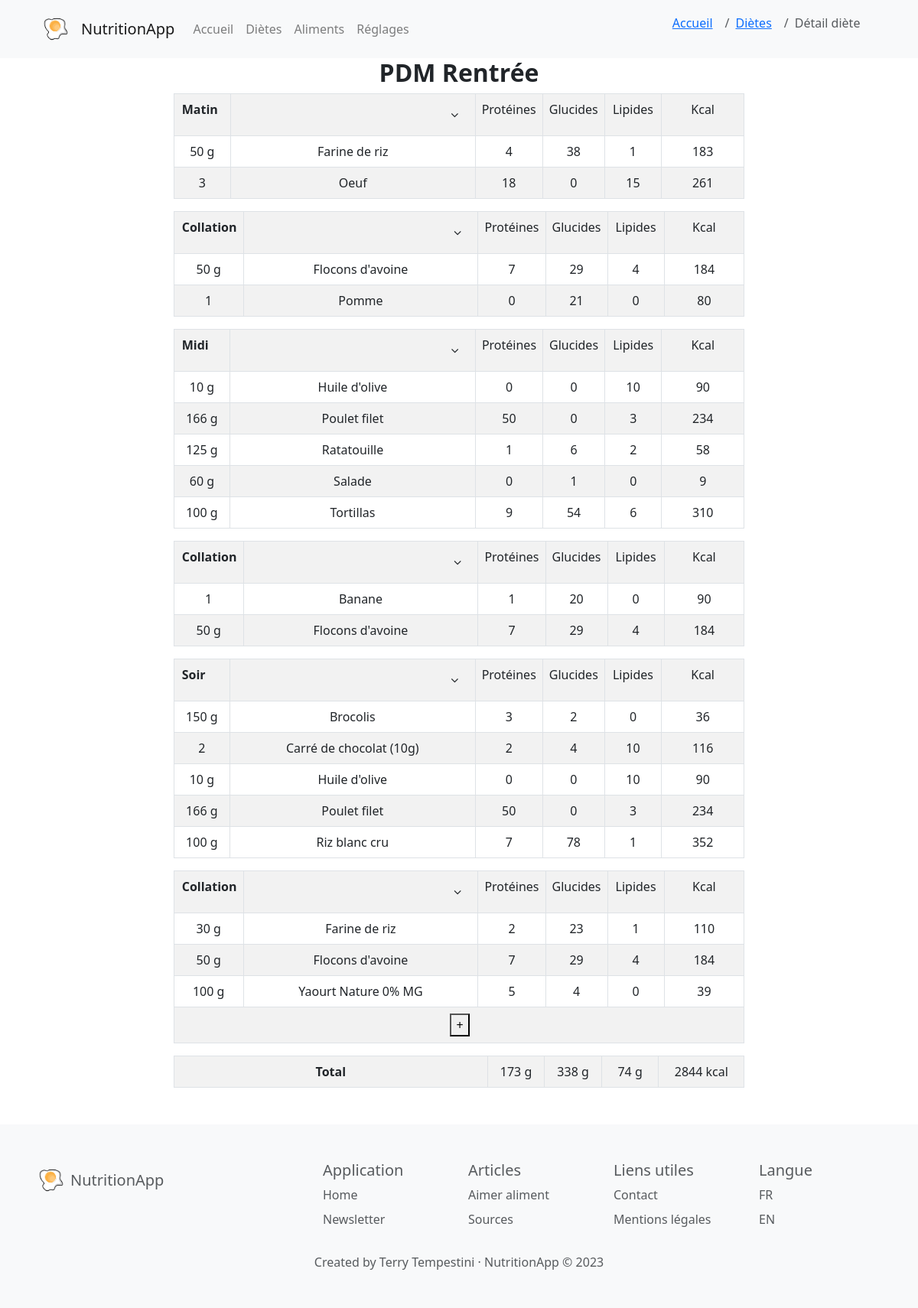
The page /voir_diete/3 on the database its author committed.
### models/Diete.py (models this page shows, shortened)
class Diete(db.Model):
    id = db.Column(db.Integer, primary_key=True)
    titre_diete = db.Column(db.String(255), nullable=True) # nom de la diete
    createur = db.Column(db.Integer, db.ForeignKey('utilisateur.id'), nullable=True)
    date = db.Column(db.Date, nullable=True)
    createur_obj = db.relationship('Utilisateur', backref=db.backref('dietes'), foreign_keys=[createur])
    def get_by_id(id):
        return Diete.query.get(id)
    def portions_associees(self):
        return Portion.query.join(Aliment).filter(Portion.diete == self.id).order_by(Portion.label_portion, Aliment.titre).all()
    def total_kcal(self):
        if(self.portions_associees()):
            return sum([portion.kcal_portion() for portion in self.portions_associees()])
        else:
            return 0
    def total_proteines(self):
        if(self.portions_associees()):
            return sum([portion.proteines_portion() for portion in self.portions_associees()])
        else:
            return 0
    def total_glucides(self):
        if(self.portions_associees()):
            return sum([portion.glucides_portion() for portion in self.portions_associees()])
        else:
            return 0
    def total_lipides(self):
        if(self.portions_associees()):
            return sum([portion.lipides_portion() for portion in self.portions_associees()])
        else:
            return 0
    def total_kcal_portion(self,int):
        if(self.portions_associees()):
            return sum([portion.kcal_portion() for portion in self.portions_associees() if portion.label_portion == int])
        else:
            return 0
    def total_proteines_portion(self,int):
        if(self.portions_associees()):
            return sum([portion.proteines_portion() for portion in self.portions_associees() if portion.label_portion == int])
        else:
            return 0
    def total_glucides_portion(self,int):
        if(self.portions_associees()):
            return sum([portion.glucides_portion() for portion in self.portions_associees() if portion.label_portion == int])
        else:
            return 0
    def total_lipides_portion(self,int):
        if(self.portions_associees()):
            return sum([portion.lipides_portion() for portion in self.portions_associees() if portion.label_portion == int])
        else:
            return 0

### models/Portion.py (models this page shows, shortened)
class Portion(db.Model):
    id = db.Column(db.Integer, primary_key=True)
    diete = db.Column(db.Integer, db.ForeignKey('diete.id'))
    aliment = db.Column(db.Integer, db.ForeignKey('aliment.id'))
    nombre = db.Column(db.Integer, nullable=False, server_default='0')
    label_portion = db.Column(db.Integer, nullable=False, server_default='0') # 1=matin, 2=collation matin, 3=midi, 4=collation aprem, 5=soir, 6=collation soir
    diete_obj = db.relationship('Diete', backref=db.backref('portions'))
    aliment_obj = db.relationship('Aliment', backref=db.backref('portions'))
    def unite(self):
        return self.aliment_obj.unite
    def kcal_portion(self):
        if self.unite() == 1: # si l'aliment est en unité (kcal * nombre)
            return round(self.aliment_obj.kcal * self.nombre)
        else: # aliment == 0 (kcal * nombre * 0.01 * 100g) ; aliment == 2 (kcal * nombre * 0.01 * 100mL)
            return round(self.aliment_obj.kcal * self.nombre * 0.01)
    def proteines_portion(self):
        if self.unite() == 1:
            return round(self.aliment_obj.proteines * self.nombre)
        else:
            return round(self.aliment_obj.proteines * self.nombre * 0.01)
    def glucides_portion(self):
        if self.unite() == 1:
            return round(self.aliment_obj.glucides * self.nombre)
        else:
            return round(self.aliment_obj.glucides * self.nombre * 0.01)
    def lipides_portion(self):
        if self.unite() == 1:
            return round(self.aliment_obj.lipides * self.nombre)
        else:
            return round(self.aliment_obj.lipides * self.nombre * 0.01)

### models/Aliment.py (models this page shows, shortened)
class Aliment(db.Model):
    id = db.Column(db.Integer, primary_key=True)
    titre = db.Column(db.String(255), nullable=True, server_default='')
    kcal = db.Column(db.Integer, nullable=True, server_default='0')
    proteines = db.Column(db.Integer, nullable=True, server_default='0')
    glucides = db.Column(db.Integer, nullable=True, server_default='0')
    lipides = db.Column(db.Integer, nullable=True, server_default='0')
    categorie = db.Column(db.String(255), nullable=True, server_default="Autre") # légume, fruit, féculent...
    photo = db.Column(db.String(255), nullable=True, server_default='')
    description = db.Column(db.String(255), nullable=True, server_default='')
    unite = db.Column(db.Integer, nullable=True, server_default='0') # 0 = 100g, 1 = 1 unité, 2 = mL
    valide = db.Column(db.Integer, nullable=True, server_default='0') # 0 = non validé, 1 = validé

### controllers/diete.py (the view)
@app.route('/voir_diete/<int:id>', methods=['GET', 'POST'])
def voir_diete(id):
    diet = Diete.get_by_id(id)
    return render_template('diete/detail_diete.html', root = default_root(), diete=diet)

### controllers/diete.py (called while the page is built)
def default_root():
    parsed_url = urlparse(request.url)
    return parsed_url.scheme + "://" + parsed_url.netloc

### templates/diete/detail_diete.html (shortened to what this page needs)
{% extends 'base.html' %}
{% block content %}
{% set page = 'detail' %}
{% set place = ["accueil","dietes","detail"] %}
{% with breadcrumb=place %}
    {% include "navbar.html" %}
{% endwith %}
<link rel="stylesheet" href="{{ url_for('static', filename='css/pages.css') }}">
<div class="content">
<h2 class="text-center">
    <b>{{ diete.titre_diete }}</b>
</h2>
{% with diete=diete %}
    {% include 'diete/liste_aliments_diete.html' %}
{% endwith %}
</div>
{% endblock %}

### templates/base.html (shortened to what this page needs)
<!DOCTYPE html>
<html lang="fr">
<head>
    <link rel="stylesheet" href="{{root}}{{ url_for('static', filename='css/base.css') }}">
    <link rel="stylesheet" href="https://cdnjs.cloudflare.com/ajax/libs/font-awesome/4.7.0/css/font-awesome.min.css">
    <link rel="stylesheet" href="https://cdn.jsdelivr.net/npm/bootstrap@4.0.0/dist/css/bootstrap.min.css">
    <link rel="stylesheet" href="https://cdnjs.cloudflare.com/ajax/libs/bootstrap/5.3.0/css/bootstrap.min.css">
</head>
<body>
    {% block content %}
    {% endblock %}
</body>
{% block footer %}
    <footer class="bd-footer py-4 py-md-5 mt-5 bg-body-tertiary">
            <div class="container text-body-secondary">
            <div class="row mb-3">
                <div class="col-lg-3">
                <div class="d-flex align-items-center">
                    <img src="{{url_for('static', filename='images/logo.png')}}" alt="logo" width="50" height="50" class="d-inline-block align-text-top">
                    <span class="fs-5">NutritionApp</span>
                </div>
                </div>
                <div class="col-6 col-lg-2 offset-lg-1">
                <h5>Application</h5>
                <ul class="list-unstyled">
                    <li class="mb-2">Home</li>
                    <li class="mb-2">Newsletter</li>
                </ul>
                </div>
                <div class="col-6 col-lg-2">
                <h5>Articles</h5>
                <ul class="list-unstyled">
                    <li class="mb-2">Aimer aliment</li>
                    <li class="mb-2">Sources</li>
                </ul>
                </div>
                <div class="col-6 col-lg-2">
                <h5>Liens utiles</h5>
                <ul class="list-unstyled">
                    <li class="mb-2">Contact</li>
                    <li class="mb-2">Mentions légales</li>
                </ul>
                </div>
                <div class="col-6 col-lg-2">
                <h5>Langue</h5>
                <ul class="list-unstyled">
                    <li class="mb-2">FR</li>
                    <li class="mb-2">EN</li>
                </ul>
                </div>
            </div>
            <div class="row text-center">
                <span>Created by Terry Tempestini · NutritionApp © 2023</span>
            </div>
    </footer>
{% endblock %}
</html>

### templates/navbar.html (shortened to what this page needs)
<nav class="navbar navbar-expand-lg navbar-light bg-light">
  <a class="navbar-brand ms-5" href="{{url_for('controllers.accueil')}}">
      <div class="d-flex align-items-center">
        <img src="{{url_for('static', filename='images/logo.png')}}" alt="logo" width="50" height="50" class="d-inline-block align-text-top">
        <span class="ms-2">NutritionApp</span>
      </div>
    </a>
    <div class="collapse navbar-collapse" id="navbarNavDropdown">
      <ul class="navbar-nav">
        <li class="nav-item {% if page == 'accueil' %}active{% endif %}">
        <a href="{{url_for('controllers.accueil')}}" class="nav-link">Accueil</a>
        </li>
        <li class="nav-item {% if page == 'dietes' %}active{% endif %}">
          <a href="{{url_for('controllers.dietes')}}" class="nav-link">Diètes</a>
        </li>
        <li class="nav-item {% if page == 'aliments' %}active{% endif %}">
          <a href="{{url_for('controllers.aliments')}}" class="nav-link">Aliments</a>
        </li>
        <li class="nav-item {% if page == 'reglages' %}active{% endif %}">
          <a href="{{url_for('controllers.reglages')}}" class="nav-link">Réglages</a>
        </li>
      </ul>
    </div>
    <ol class="breadcrumb fil_ariane">
      {% if breadcrumb|length > 1 %}
        {% set pretty_name = {
          'accueil': 'Accueil',
          'dietes': 'Diètes',
          'aliments': 'Aliments',
          'reglages': 'Réglages',
          'modifier_diete': 'Modifier diète',
          'changer_diete': 'Changer diète',
          'creer_aliment': 'Créer aliment',
          'detail': 'Détail diète',
          'modifier_aliment': 'Modifier aliment',
          'suivi': 'Suivi',
        } %}
        {% for item in breadcrumb %}
          {% if loop.last %}
            <li class="breadcrumb-item active" aria-current="page">{{pretty_name[item]}}</li>
          {% else %}
            {% set var = "controllers." + item %}
            <li class="breadcrumb-item"><a href="{{url_for(var)}}">{{pretty_name[item]}}</a></li>
          {% endif %}
        {% endfor %}
      {% endif %}
    </ol>
</nav>

### templates/diete/liste_aliments_diete.html (shortened to what this page needs)
<link rel="stylesheet" href="{{ url_for('static', filename='css/pages.css') }}">
        {% set current_label = [] %}
        {% set percent = [10, 45, 10, 10, 10, 15] %}
        {% for portion in diete.portions_associees() %}
            {% if current_label[-1] != portion.label_portion %}
                    <table class="table table-striped table-bordered full-width-table">
                        {% do current_label.append(portion.label_portion) %}
                            <tr>
                                <th style="padding-left: 10px;">
                                    {% if current_label[-1] == 1 %}
                                        Matin
                                    {% elif current_label[-1] == 3 %}
                                        Midi
                                    {% elif current_label[-1] == 5 %}
                                        Soir
                                    {% else %}
                                        Collation
                                    {% endif %}
                                </th>
                                <td class="text-right">
                                    <button id="toggleRow{{ loop.index - 1 }}" class="btn btn-default">
                                        <i class="fa fa-angle-down"></i>
                                    </button>
                                </td>
                                <td class="secondary" style="width: {{ percent[2] }}%">Protéines</th>
                                <td class="secondary" style="width: {{ percent[3] }}%">Glucides</th>
                                <td class="secondary" style="width: {{ percent[4] }}%">Lipides</th>
                                <td style="width: {{ percent[5] }}%">Kcal</th>
                            </tr>
            {% endif %}
                        <tr class="text-center">
                                {% if portion.aliment_obj.unite == 0 %}
                                <td style="width: {{ percent[0] }}%">{{ portion.nombre }} g</td>
                                <td style="width: {{ percent[1] }}%">{{ portion.aliment_obj.titre }}</td>
                                {% elif portion.aliment_obj.unite == 1 %}
                                <td style="width: {{ percent[0] }}%">{{ portion.nombre }}</td>
                                <td style="width: {{ percent[1] }}%">{{ portion.aliment_obj.titre }}</td>
                                {% else %}
                                <td style="width: {{ percent[0] }}%">{{ portion.nombre }} mL</td>
                                <td style="width: {{ percent[1] }}%">{{ portion.aliment_obj.titre }}</td>
                                {% endif %}
                                <td class="secondary" style="width: {{ percent[2] }}%">{{ portion.proteines_portion() }}</td>
                                <td class="secondary" style="width: {{ percent[3] }}%">{{ portion.glucides_portion() }}</td>
                                <td class="secondary" style="width: {{ percent[4] }}%">{{ portion.lipides_portion() }}</td>
                                <td style="width: {{ percent[5] }}%">{{ portion.kcal_portion() }}</td>
                        </tr>
        {% endfor %}
        <tr>
            <td colspan="6" style="padding-left: 10px;"><button id="toggleRowLast">+</button></td>
        </tr>
        </table>
        <table class="table table-striped table-bordered">
            <tr class="text-center">
                <th style="width: {{ percent[0] + percent[1] }}%">Total</th>
                <td style="width: {{ percent[2] }}%">{{ diete.total_proteines()|round|int }} g</td>
                <td style="width: {{ percent[3] }}%">{{ diete.total_glucides()|round|int }} g</td>
                <td style="width: {{ percent[4] }}%">{{ diete.total_lipides()|round|int }} g</td>
                <td style="width: {{ percent[5] }}%">{{ diete.total_kcal()|round|int }} kcal</td>
            </tr>
        </table>

### static/css/base.css (style rules this page uses)
html { font-family: 'Roboto', sans-serif; font-size: 16px; line-height: 1.5; color: #333; background-color: #fff; }
.fil_ariane { margin-left: 2cm; margin-right: 2cm; }

### static/css/pages.css (style rules this page uses)
.content { padding: 0cm 6cm 0cm 6cm; }
.table td { text-align: center; }

### rows shown on the page
Diete: titre_diete "PDM Rentrée"
Portion: shows "Matin", {{ percent[2] }} 10 (drawn), {{ percent[3] }} 10 (drawn), {{ percent[4] }} 10 (drawn), {{ percent[5] }} 15 (drawn), {{ percent[0] }} 10 (drawn), nombre "50", {{ percent[1] }} 45 (drawn), aliment_obj.titre "Farine de riz", proteines_portion "4", glucides_portion "38", lipides_portion "1", kcal_portion "183"
Portion: {{ percent[0] }} 10 (drawn), nombre "3", {{ percent[1] }} 45 (drawn), aliment_obj.titre "Oeuf", {{ percent[2] }} 10 (drawn), proteines_portion "18", {{ percent[3] }} 10 (drawn), glucides_portion "0", {{ percent[4] }} 10 (drawn), lipides_portion "15", kcal_portion "261"
Portion: shows "Collation", {{ percent[2] }} 10 (drawn), {{ percent[3] }} 10 (drawn), {{ percent[4] }} 10 (drawn), {{ percent[5] }} 15 (drawn), {{ percent[0] }} 10 (drawn), nombre "50", {{ percent[1] }} 45 (drawn), aliment_obj.titre "Flocons d'avoine", proteines_portion "7", glucides_portion "29", lipides_portion "4", kcal_portion "184"
Portion: {{ percent[0] }} 10 (drawn), nombre "1", {{ percent[1] }} 45 (drawn), aliment_obj.titre "Pomme", {{ percent[2] }} 10 (drawn), proteines_portion "0", {{ percent[3] }} 10 (drawn), glucides_portion "21", {{ percent[4] }} 10 (drawn), lipides_portion "0", {{ percent[5] }} 15 (drawn), kcal_portion "80"
Portion: shows "Midi", {{ percent[5] }} 15 (drawn), nombre "10", {{ percent[1] }} 45 (drawn), aliment_obj.titre "Huile d'olive", proteines_portion "0", glucides_portion "0", lipides_portion "10", kcal_portion "90"
Portion: {{ percent[0] }} 10 (drawn), nombre "166", {{ percent[1] }} 45 (drawn), aliment_obj.titre "Poulet filet", {{ percent[2] }} 10 (drawn), proteines_portion "50", {{ percent[3] }} 10 (drawn), glucides_portion "0", {{ percent[4] }} 10 (drawn), lipides_portion "3", {{ percent[5] }} 15 (drawn), kcal_portion "234"
Portion: {{ percent[0] }} 10 (drawn), nombre "125", {{ percent[1] }} 45 (drawn), aliment_obj.titre "Ratatouille", {{ percent[2] }} 10 (drawn), proteines_portion "1", {{ percent[3] }} 10 (drawn), glucides_portion "6", {{ percent[4] }} 10 (drawn), lipides_portion "2", {{ percent[5] }} 15 (drawn), kcal_portion "58"
Portion: {{ percent[0] }} 10 (drawn), nombre "60", {{ percent[1] }} 45 (drawn), aliment_obj.titre "Salade", {{ percent[2] }} 10 (drawn), proteines_portion "0", {{ percent[3] }} 10 (drawn), glucides_portion "1", {{ percent[4] }} 10 (drawn), lipides_portion "0", {{ percent[5] }} 15 (drawn), kcal_portion "9"
Portion: {{ percent[0] }} 10 (drawn), nombre "100", {{ percent[1] }} 45 (drawn), aliment_obj.titre "Tortillas", {{ percent[2] }} 10 (drawn), proteines_portion "9", {{ percent[3] }} 10 (drawn), glucides_portion "54", {{ percent[4] }} 10 (drawn), lipides_portion "6", {{ percent[5] }} 15 (drawn), kcal_portion "310"
Portion: shows "Collation", {{ percent[2] }} 10 (drawn), {{ percent[3] }} 10 (drawn), {{ percent[4] }} 10 (drawn), {{ percent[5] }} 15 (drawn), {{ percent[0] }} 10 (drawn), nombre "1", {{ percent[1] }} 45 (drawn), aliment_obj.titre "Banane", proteines_portion "1", glucides_portion "20", lipides_portion "0", kcal_portion "90"
Portion: {{ percent[0] }} 10 (drawn), nombre "50", {{ percent[1] }} 45 (drawn), aliment_obj.titre "Flocons d'avoine", {{ percent[2] }} 10 (drawn), proteines_portion "7", {{ percent[3] }} 10 (drawn), glucides_portion "29", {{ percent[4] }} 10 (drawn), lipides_portion "4", {{ percent[5] }} 15 (drawn), kcal_portion "184"
Portion: shows "Soir", {{ percent[2] }} 10 (drawn), {{ percent[3] }} 10 (drawn), {{ percent[4] }} 10 (drawn), {{ percent[5] }} 15 (drawn), {{ percent[0] }} 10 (drawn), nombre "150", {{ percent[1] }} 45 (drawn), aliment_obj.titre "Brocolis", proteines_portion "3", glucides_portion "2", lipides_portion "0", kcal_portion "36"
Portion: nombre "2", {{ percent[1] }} 45 (drawn), aliment_obj.titre "Carré de chocolat (10g)", proteines_portion "2", glucides_portion "4", lipides_portion "10", {{ percent[5] }} 15 (drawn), kcal_portion "116"
Portion: nombre "10", {{ percent[1] }} 45 (drawn), aliment_obj.titre "Huile d'olive", proteines_portion "0", glucides_portion "0", lipides_portion "10", {{ percent[5] }} 15 (drawn), kcal_portion "90"
Portion: {{ percent[0] }} 10 (drawn), nombre "166", {{ percent[1] }} 45 (drawn), aliment_obj.titre "Poulet filet", {{ percent[2] }} 10 (drawn), proteines_portion "50", {{ percent[3] }} 10 (drawn), glucides_portion "0", {{ percent[4] }} 10 (drawn), lipides_portion "3", {{ percent[5] }} 15 (drawn), kcal_portion "234"
Portion: {{ percent[0] }} 10 (drawn), nombre "100", {{ percent[1] }} 45 (drawn), aliment_obj.titre "Riz blanc cru", {{ percent[2] }} 10 (drawn), proteines_portion "7", {{ percent[3] }} 10 (drawn), glucides_portion "78", {{ percent[4] }} 10 (drawn), lipides_portion "1", {{ percent[5] }} 15 (drawn), kcal_portion "352"
Portion: shows "Collation", {{ percent[2] }} 10 (drawn), {{ percent[3] }} 10 (drawn), {{ percent[4] }} 10 (drawn), {{ percent[5] }} 15 (drawn), {{ percent[0] }} 10 (drawn), nombre "30", {{ percent[1] }} 45 (drawn), aliment_obj.titre "Farine de riz", proteines_portion "2", glucides_portion "23", lipides_portion "1", kcal_portion "110"
Portion: {{ percent[0] }} 10 (drawn), nombre "50", {{ percent[1] }} 45 (drawn), aliment_obj.titre "Flocons d'avoine", {{ percent[2] }} 10 (drawn), proteines_portion "7", {{ percent[3] }} 10 (drawn), glucides_portion "29", {{ percent[4] }} 10 (drawn), lipides_portion "4", {{ percent[5] }} 15 (drawn), kcal_portion "184"
Portion: {{ percent[0] }} 10 (drawn), nombre "100", {{ percent[1] }} 45 (drawn), aliment_obj.titre "Yaourt Nature 0% MG", {{ percent[2] }} 10 (drawn), proteines_portion "5", {{ percent[3] }} 10 (drawn), glucides_portion "4", {{ percent[4] }} 10 (drawn), lipides_portion "0", {{ percent[5] }} 15 (drawn), kcal_portion "39"
Aliment: total_proteines "173", total_glucides "338", total_lipides "74", total_kcal "2844"

### other values the page prints
{{ pretty_name[item] }} "Accueil" "Diètes"
{{ pretty_name[item] }} "Détail diète"
